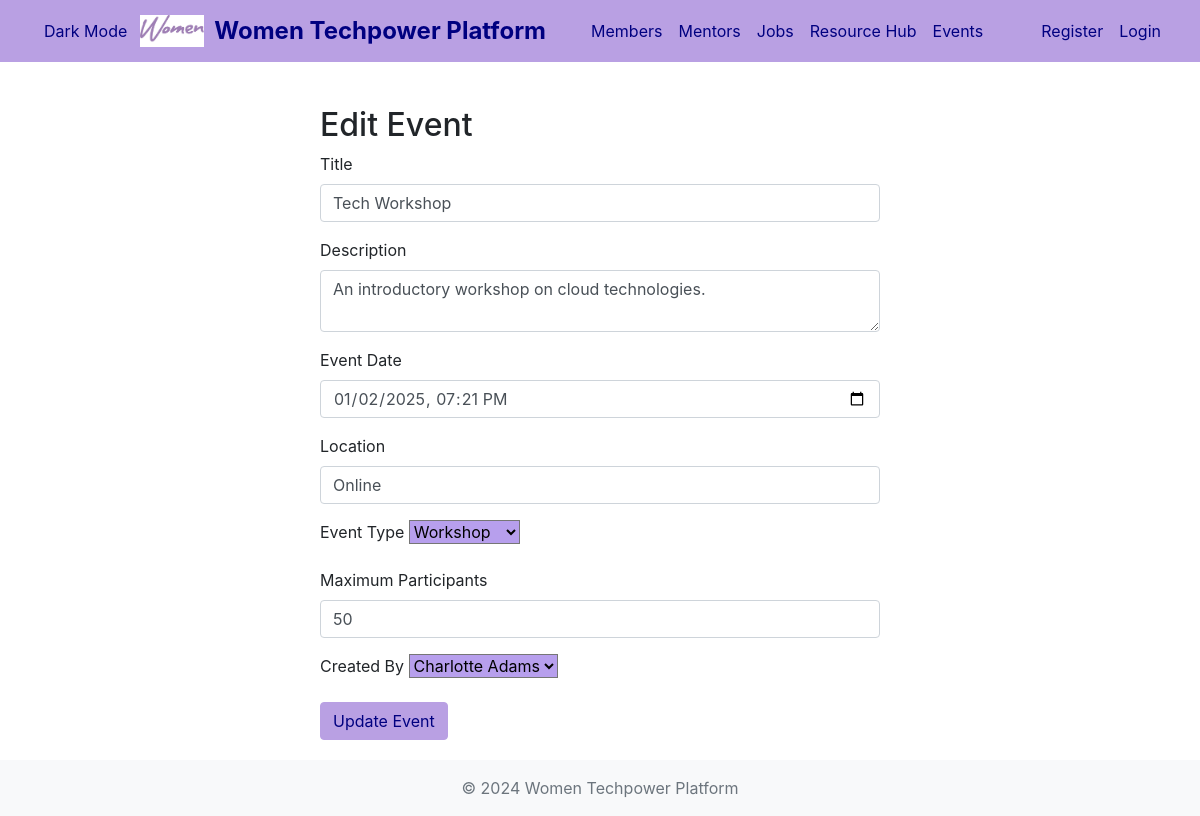
The app's page /edit_event.php?id=15 with its own data.
### tables this page shows
CREATE TABLE `events` (
  `id` int(11) NOT NULL,
  `title` varchar(255) NOT NULL,
  `description` text DEFAULT NULL,
  `event_date` datetime NOT NULL,
  `location` varchar(255) DEFAULT NULL,
  `event_type` enum('workshop','mentoring','networking','conference') DEFAULT NULL,
  `max_participants` int(11) DEFAULT NULL,
  `created_by` int(11) DEFAULT NULL,
  `created_at` timestamp NOT NULL DEFAULT current_timestamp()
);

### edit_event.php (the view, shortened to what this page needs)
<?php
include_once "includes/header.php";
$database = new Database();
$db = $database->getConnection();
$mentorQuery = "SELECT id, CONCAT(first_name, ' ', last_name) AS name FROM members WHERE status = 'mentor'";
$mentorStmt = $db->prepare($mentorQuery);
$mentorStmt->execute();
$mentors = $mentorStmt->fetchAll(PDO::FETCH_ASSOC);
$query = "SELECT * FROM events WHERE id = ?";
$stmt = $db->prepare($query);
$stmt->execute([$_GET['id']]);
$event = $stmt->fetch(PDO::FETCH_ASSOC);
?>
<div class="form-container">
    <h2>Edit Event</h2>
    <form method="POST">
        <div class="form-group">
            <label>Title</label>
            <input type="text" name="title" class="form-control" value="<?php echo htmlspecialchars($event['title']); ?>" required>
        </div>
        <div class="form-group">
            <label>Description</label>
            <textarea name="description" class="form-control"><?php echo htmlspecialchars($event['description']); ?></textarea>
        </div>
        <div class="form-group">
            <label>Event Date</label>
            <input type="datetime-local" name="event_date" class="form-control" value="<?php echo htmlspecialchars(date('Y-m-d\TH:i', strtotime($event['event_date']))); ?>" required>
        </div>
        <div class="form-group">
            <label>Location</label>
            <input type="text" name="location" class="form-control" value="<?php echo htmlspecialchars($event['location']); ?>" required>
        </div>
        <div class="form-group">
            <label>Event Type</label>
            <select name="event_type" class="custom-dropdown" required>
                <option value="workshop" <?php echo $event['event_type'] === 'workshop' ? 'selected' : ''; ?>>Workshop</option>
            </select>
        </div>
        <div class="form-group">
            <label>Maximum Participants</label>
            <input type="number" name="max_participants" class="form-control" value="<?php echo htmlspecialchars($event['max_participants']); ?>" min="1" required>
        </div>
        <div class="form-group">
            <label>Created By</label>
            <select name="created_by" class="custom-dropdown" required>
                <?php foreach ($mentors as $mentor): ?>
                    <option value="<?php echo htmlspecialchars($mentor['id']); ?>" <?php echo $mentor['id'] == $event['created_by'] ? 'selected' : ''; ?>>
                        <?php echo htmlspecialchars($mentor['name']); ?>
                    </option>
                <?php endforeach; ?>
            </select>
        </div>
        <button type="submit" class="btn btn-primary">Update Event</button>
    </form>
</div>
<?php include_once "includes/footer.php"; ?>

### css/style.css (style rules this page uses)
body { min-height: 100vh; display: flex; flex-direction: column; }
.form-container { max-width: 600px; margin: 0 auto; padding: 20px; }
.btn-primary { background-color: #b9a0e3 !important; color: #000080 !important; border-color: #b9a0e3 !important; }
.custom-dropdown { background-color: #b79fed; }

### records on screen
events: title "Tech Workshop", description "An introductory workshop on cloud technologies.", event_date "01/02/2025 19:21", location "Online", event_type "Workshop", max_participants "50", created_by "Charlotte Adams"
